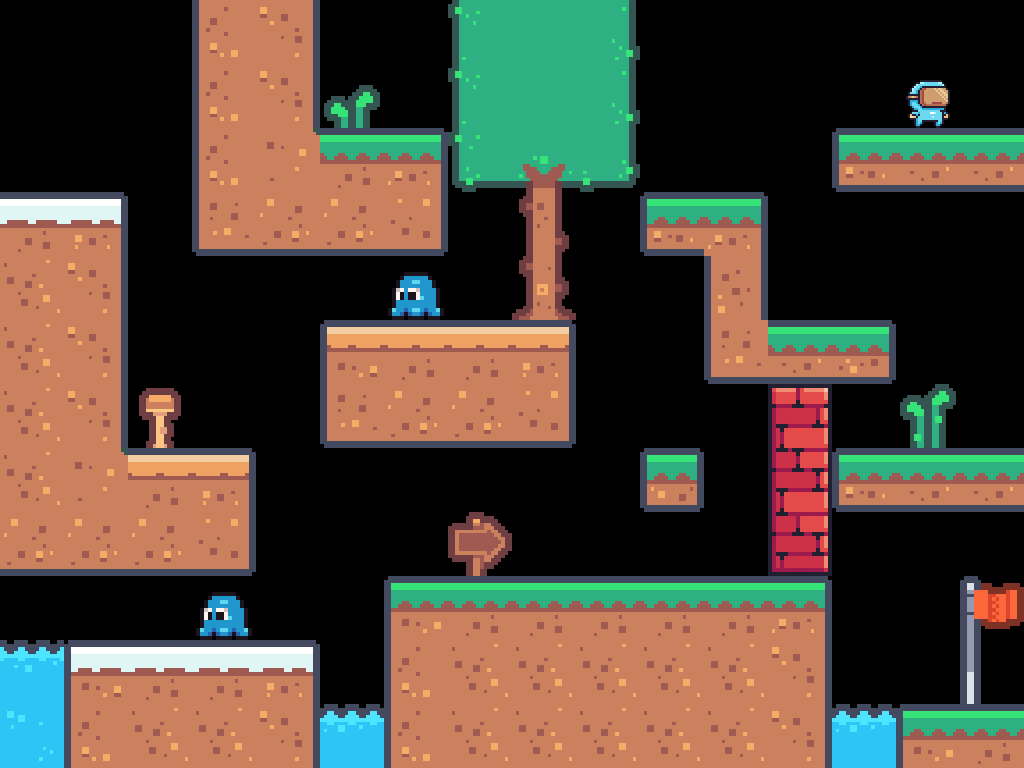

A 2D game scene composited from a Tiled map and its tileset images. What follows is a short description and the map's XML, with every tile layer's data as written:
An orthogonal 16x12 tile map with 64x64 px tiles, 7 tile layers (Background, NPC, Finish, Spike, ...), 4 tilesets and 8 objects (3x Apple, Kiwi, Banana, Orange, Cherry, ...).

<map version="1.10" tiledversion="1.11.0" orientation="orthogonal" renderorder="right-down" width="16" height="12" tilewidth="64" tileheight="64" infinite="0" nextlayerid="10" nextobjectid="20">
 <tileset firstgid="1" name="tileset" tilewidth="64" tileheight="64" tilecount="180" columns="20">
  <image source="../assets/Tileset/tileset.png" width="1280" height="576" />
 </tileset>
 <tileset firstgid="181" name="wall" tilewidth="64" tileheight="64" tilecount="3" columns="1">
  <image source="../assets/Tileset/wall.png" width="64" height="192" />
 </tileset>
 <tileset firstgid="184" name="npc" tilewidth="64" tileheight="64" tilecount="1" columns="1">
  <image source="../assets/Tileset/npc.png" width="64" height="64" />
 </tileset>
 <tileset firstgid="185" name="octi" tilewidth="64" tileheight="64" tilecount="1" columns="1">
  <image source="../assets/Enemy/0.png" width="64" height="64" />
 </tileset>
 <layer id="3" name="Background" width="16" height="12">
  <data encoding="csv">
0,0,0,0,0,0,0,38,39,40,0,0,0,0,0,0,
0,0,0,0,0,125,0,38,39,40,0,0,0,0,0,0,
0,0,0,0,0,0,0,58,98,60,0,0,0,0,0,0,
0,0,0,0,0,0,0,0,117,0,0,0,0,0,0,0,
0,0,0,0,0,0,0,0,138,0,0,0,0,0,0,0,
0,0,0,0,0,0,0,0,0,0,0,0,0,0,0,0,
0,0,130,0,0,0,0,0,0,0,0,0,0,0,126,0,
0,0,0,0,0,0,0,0,0,0,0,0,0,0,0,0,
0,0,0,0,0,0,0,89,0,0,0,0,0,0,0,0,
0,0,0,0,0,0,0,0,0,0,0,0,0,0,0,0,
54,0,0,0,0,0,0,0,0,0,0,0,0,0,0,0,
74,0,0,0,0,34,0,0,0,0,0,0,0,34,0,0
</data>
 </layer>
 <layer id="6" name="NPC" width="16" height="12">
  <data encoding="csv">
0,0,0,0,0,0,0,0,0,0,0,0,0,0,0,0,
0,0,0,0,0,0,0,0,0,0,0,0,0,0,184,0,
0,0,0,0,0,0,0,0,0,0,0,0,0,0,0,0,
0,0,0,0,0,0,0,0,0,0,0,0,0,0,0,0,
0,0,0,0,0,0,0,0,0,0,0,0,0,0,0,0,
0,0,0,0,0,0,0,0,0,0,0,0,0,0,0,0,
0,0,0,0,0,0,0,0,0,0,0,0,0,0,0,0,
0,0,0,0,0,0,0,0,0,0,0,0,0,0,0,0,
0,0,0,0,0,0,0,0,0,0,0,0,0,0,0,0,
0,0,0,0,0,0,0,0,0,0,0,0,0,0,0,0,
0,0,0,0,0,0,0,0,0,0,0,0,0,0,0,0,
0,0,0,0,0,0,0,0,0,0,0,0,0,0,0,0
</data>
 </layer>
 <layer id="4" name="Finish" width="16" height="12">
  <data encoding="csv">
0,0,0,0,0,0,0,0,0,0,0,0,0,0,0,0,
0,0,0,0,0,0,0,0,0,0,0,0,0,0,0,0,
0,0,0,0,0,0,0,0,0,0,0,0,0,0,0,0,
0,0,0,0,0,0,0,0,0,0,0,0,0,0,0,0,
0,0,0,0,0,0,0,0,0,0,0,0,0,0,0,0,
0,0,0,0,0,0,0,0,0,0,0,0,0,0,0,0,
0,0,0,0,0,0,0,0,0,0,0,0,0,0,0,0,
0,0,0,0,0,0,0,0,0,0,0,0,0,0,0,0,
0,0,0,0,0,0,0,0,0,0,0,0,0,0,0,0,
0,0,0,0,0,0,0,0,0,0,0,0,0,0,0,112,
0,0,0,0,0,0,0,0,0,0,0,0,0,0,0,132,
0,0,0,0,0,0,0,0,0,0,0,0,0,0,0,0
</data>
 </layer>
 <objectgroup id="7" name="Fruits">
  <object id="10" name="Kiwi" x="225.079" y="283.431" width="64" height="64" />
  <object id="13" name="Banana" x="359.559" y="46.928" width="64" height="64" />
  <object id="15" name="Orange" x="191.136" y="576.347" width="64" height="64" />
  <object id="16" name="Apple" x="937.131" y="287.652" width="64" height="64" />
  <object id="17" name="Apple" x="936" y="241.333" width="64" height="64" />
  <object id="18" name="Apple" x="937.333" y="341.333" width="64" height="64" />
  <object id="19" name="Cherry" x="720" y="401.333" width="64" height="64" />
 </objectgroup>
 <layer id="8" name="Spike" width="16" height="12">
  <data encoding="csv">
0,0,0,0,0,0,0,0,0,0,0,0,0,0,0,0,
0,0,0,0,0,0,0,0,0,0,0,0,0,0,0,0,
0,0,0,0,0,0,0,0,0,0,0,0,0,0,0,0,
0,0,0,0,0,0,0,0,0,0,0,0,0,0,0,0,
0,0,0,0,0,0,0,0,0,0,0,0,0,0,0,0,
0,0,0,0,0,0,0,0,0,0,0,0,0,0,0,0,
0,0,0,0,0,0,0,0,0,0,0,0,0,0,0,0,
0,0,0,0,0,0,0,0,0,0,0,0,0,0,0,0,
0,0,0,0,0,0,0,0,0,0,0,0,0,0,0,0,
0,0,0,0,0,0,0,0,0,0,0,0,0,0,0,0,
0,0,0,0,0,0,0,0,0,0,0,0,0,0,0,0,
0,0,0,0,0,0,0,0,0,0,0,0,0,0,0,0
</data>
 </layer>
 <layer id="9" name="Enemy" width="16" height="12">
  <data encoding="csv">
0,0,0,0,0,0,0,0,0,0,0,0,0,0,0,0,
0,0,0,0,0,0,0,0,0,0,0,0,0,0,0,0,
0,0,0,0,0,0,0,0,0,0,0,0,0,0,0,0,
0,0,0,0,0,0,0,0,0,0,0,0,0,0,0,0,
0,0,0,0,0,0,185,0,0,0,0,0,0,0,0,0,
0,0,0,0,0,0,0,0,0,0,0,0,0,0,0,0,
0,0,0,0,0,0,0,0,0,0,0,0,0,0,0,0,
0,0,0,0,0,0,0,0,0,0,0,0,0,0,0,0,
0,0,0,0,0,0,0,0,0,0,0,0,0,0,0,0,
0,0,0,185,0,0,0,0,0,0,0,0,0,0,0,0,
0,0,0,0,0,0,0,0,0,0,0,0,0,0,0,0,
0,0,0,0,0,0,0,0,0,0,0,0,0,0,0,0
</data>
 </layer>
 <layer id="5" name="Wall" width="16" height="12">
  <data encoding="csv">
0,0,0,0,0,0,0,0,0,0,0,0,0,0,0,0,
0,0,0,0,0,0,0,0,0,0,0,0,0,0,0,0,
0,0,0,0,0,0,0,0,0,0,0,0,0,0,0,0,
0,0,0,0,0,0,0,0,0,0,0,0,0,0,0,0,
0,0,0,0,0,0,0,0,0,0,0,0,0,0,0,0,
0,0,0,0,0,0,0,0,0,0,0,0,0,0,0,0,
0,0,0,0,0,0,0,0,0,0,0,0,181,0,0,0,
0,0,0,0,0,0,0,0,0,0,0,0,182,0,0,0,
0,0,0,0,0,0,0,0,0,0,0,0,183,0,0,0,
0,0,0,0,0,0,0,0,0,0,0,0,0,0,0,0,
0,0,0,0,0,0,0,0,0,0,0,0,0,0,0,0,
0,0,0,0,0,0,0,0,0,0,0,0,0,0,0,0
</data>
 </layer>
 <objectgroup id="2" name="Objects">
  <object id="3" name="Player" x="51.7539" y="115.261">
   <point />
  </object>
 </objectgroup>
 <layer id="1" name="Main" width="16" height="12">
  <data encoding="csv">
0,0,0,122,124,0,0,0,0,0,0,0,0,0,0,0,
0,0,0,122,124,0,0,0,0,0,0,0,0,0,0,0,
0,0,0,122,25,23,24,0,0,0,0,0,0,2,3,3,
103,104,0,142,143,143,144,0,0,0,2,24,0,0,0,0,
123,124,0,0,0,0,0,0,0,0,0,121,0,0,0,0,
123,124,0,0,0,62,63,63,64,0,0,142,3,4,0,0,
123,124,0,0,0,142,143,143,144,0,0,0,0,0,0,0,
123,25,63,64,0,0,0,0,0,0,1,0,0,2,3,3,
143,143,143,144,0,0,0,0,0,0,0,0,0,0,0,0,
0,0,0,0,0,0,22,23,23,23,23,23,24,0,0,0,
0,102,103,103,104,0,122,123,123,123,123,123,124,0,0,0,
0,122,123,123,124,0,122,123,123,123,123,123,124,0,22,23
</data>
 </layer>
</map>